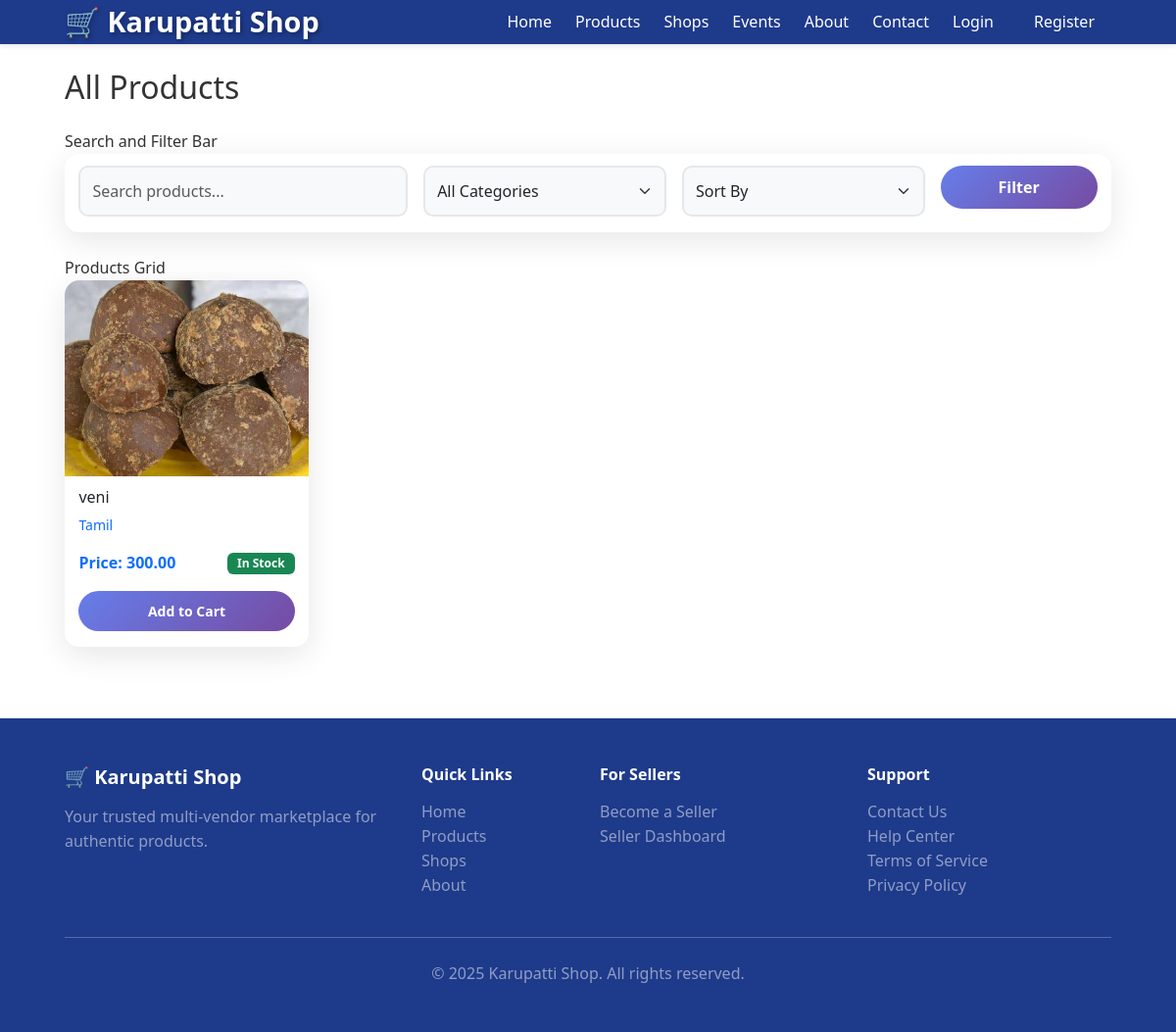
Screenshot of /products/ with the database file from the repository.
### store/models.py (models this page shows, shortened)
class Product(models.Model):
    shop = models.ForeignKey(Shop, on_delete=models.CASCADE, related_name='products')
    category = models.ForeignKey(Category, on_delete=models.SET_NULL, null=True, blank=True, related_name='products')
    name = models.CharField(max_length=200)
    slug = models.SlugField(max_length=200, unique=True)
    description = models.TextField(blank=True, null=True)
    price = models.DecimalField(max_digits=10, decimal_places=2)
    stock = models.PositiveIntegerField(default=0)
    image = models.ImageField(upload_to='products/', blank=True, null=True)
    is_active = models.BooleanField(default=True)
    is_featured = models.BooleanField(default=False)
    created_at = models.DateTimeField(auto_now_add=True)
    updated_at = models.DateTimeField(auto_now=True)
    class Meta:
        ordering = ['-created_at']
    @property
    def in_stock(self):
        return self.stock > 0

### shops/models.py (models this page shows, shortened)
class Shop(models.Model):
    owner = models.OneToOneField(CustomUser, on_delete=models.CASCADE, related_name='shop')
    name = models.CharField(max_length=200)
    slug = models.SlugField(max_length=200, unique=True)
    description = models.TextField(blank=True, null=True)
    logo = models.ImageField(upload_to='shops/logos/', blank=True, null=True)
    banner = models.ImageField(upload_to='shops/banners/', blank=True, null=True)
    email = models.EmailField()
    phone = models.CharField(max_length=20)
    address = models.TextField()
    is_active = models.BooleanField(default=True)
    is_verified = models.BooleanField(default=False)
    created_at = models.DateTimeField(auto_now_add=True)
    updated_at = models.DateTimeField(auto_now=True)
    class Meta:
        ordering = ['-created_at']

### store/views.py (the view)
# urls.py: path('products/', views.product_list, name='product_list'),
def product_list(request):
    products = Product.objects.filter(is_active=True)
    categories = Category.objects.filter(is_active=True)
    search_query = request.GET.get('search', '')
    if search_query:
        products = products.filter(
            Q(name__icontains=search_query) |
            Q(description__icontains=search_query)
        )
    category_slug = request.GET.get('category', '')
    if category_slug:
        category = get_object_or_404(Category, slug=category_slug)
        products = products.filter(category=category)
    sort_by = request.GET.get('sort', '')
    if sort_by == 'price_low':
        products = products.order_by('price')
    elif sort_by == 'price_high':
        products = products.order_by('-price')
    elif sort_by == 'newest':
        products = products.order_by('-created_at')
    context = {
        "products": products,
        "categories": categories,
        "search_query": search_query,
        "category_slug": category_slug,
        "sort_by": sort_by,
    }
    return render(request, "products/product_list.html", context)

### wishlist/context_processors.py (called while the page is built)
def wishlist_count(request):
    if request.user.is_authenticated:
        try:
            wishlist = Wishlist.objects.get(user=request.user)
            return {'wishlist_count': wishlist.item_count}
        except Wishlist.DoesNotExist:
            return {'wishlist_count': 0}
    return {'wishlist_count': 0}

### templates/products/product_list.html (shortened to what this page needs)
{% extends "base.html" %}
{% block content %}
<div class="container py-4">
  <h1 class="h2 mb-4">All Products</h1>
   Search and Filter Bar
  <div class="card mb-4">
    <div class="card-body">
      <form method="get" class="row g-3">
        <div class="col-md-4">
          <input type="text" name="search" class="form-control" placeholder="Search products..." value="{{ search_query }}">
        </div>
        <div class="col-md-3">
          <select name="category" class="form-select">
            <option value="">All Categories</option>
          </select>
        </div>
        <div class="col-md-3">
          <select name="sort" class="form-select">
            <option value="">Sort By</option>
          </select>
        </div>
        <div class="col-md-2">
          <button type="submit" class="btn btn-primary w-100">Filter</button>
        </div>
      </form>
    </div>
  </div>
   Products Grid
  {% if products %}
  <div class="row g-4">
    {% for product in products %}
    <div class="col-6 col-md-4 col-lg-3">
      <div class="card h-100">
        <a href="{% url 'store:product_detail' product.slug %}">
          {% if product.image %}
          <img src="{{ product.image.url }}" class="card-img-top" alt="{{ product.name }}" style="height: 200px; object-fit: cover;">
          {% else %}
          <div class="card-img-top bg-light d-flex align-items-center justify-content-center" style="height: 200px;">
            <span class="fs-1">📦</span>
          </div>
          {% endif %}
        </a>
        <div class="card-body">
          <h5 class="card-title h6">
            <a href="{% url 'store:product_detail' product.slug %}" class="text-decoration-none text-dark">
              {{ product.name|truncatewords:5 }}
            </a>
          </h5>
          <p class="text-muted small mb-2">
            <a href="{% url 'shops:shop_detail' product.shop.slug %}" class="text-decoration-none">
              {{ product.shop.name }}
            </a>
          </p>
          <div class="d-flex justify-content-between align-items-center mb-2">
            <span class="fw-bold text-primary">Price: {{ product.price }}</span>
            {% if product.in_stock %}
            <span class="badge bg-success">In Stock</span>
            {% else %}
            <span class="badge bg-danger">Out of Stock</span>
            {% endif %}
          </div>
          <form method="post" action="{% url 'store:cart_add' product.id %}">
            <button type="submit" class="btn btn-primary btn-sm w-100" {% if not product.in_stock %}disabled{% endif %}>
              Add to Cart
            </button>
          </form>
        </div>
      </div>
    </div>
    {% endfor %}
  </div>
  {% else %}
  <div class="alert alert-info">
    <h4 class="alert-heading">No products found</h4>
    <p class="mb-0">Try adjusting your search or filter criteria.</p>
  </div>
  {% endif %}
</div>
{% endblock %}

### static/css/styles.css (style rules this page uses)
:root { --color-primary: #6b4f2a; --color-bg: #f8f5f1; --color-text: #111111; --color-muted: #666666; --color-accent: #c68642; --radius: 0.5rem; }
* { box-sizing: border-box; }
html, body { padding: 0; margin: 0; background: var(--color-bg); color: var(--color-text); font-family: ui-sans-serif, system-ui, -apple-system, Segoe UI, Roboto, Arial, "Apple Color Emoji", "Segoe UI Emoji"; line-height: 1.55; }
.container { max-width: 1100px; margin: 0 auto; padding: 0 1rem; }
.card { background: #fff; border: 1px solid #eaeaea; border-radius: var(--radius); overflow: hidden; display: flex; flex-direction: column; }
.card img { display: block; width: 100%; height: auto; background: #fafafa; }
.card-body { padding: .75rem .9rem 1rem; display: flex; flex-direction: column; gap: .5rem; }
.card-title { margin: 0; font-size: 1rem; }
.btn { display: inline-flex; align-items: center; justify-content: center; padding: .55rem .9rem; border-radius: var(--radius); border: 1px solid transparent; cursor: pointer; text-decoration: none; font-weight: 600; }
.btn-primary { background: var(--color-primary); color: #fff; }

### templates/base.html (style rules this page uses)
:root { --primary-gradient: linear-gradient(135deg, #667eea 0%, #764ba2 100%); --secondary-gradient: linear-gradient(135deg, #f093fb 0%, #f5576c 100%); --dark-blue: #1e3a8a; --success-gradient: linear-gradient(135deg, #11998e 0%, #38ef7d 100%); }
* { transition: all 0.3s cubic-bezier(0.4, 0, 0.2, 1); }
body { background: white; min-height: 100vh; color: #333; animation: fadeIn 0.5s ease-in; }
.card { background: rgba(255, 255, 255, 0.95); border: none; border-radius: 15px; box-shadow: 0 8px 32px rgba(0,0,0,0.1); color: #333; animation: scaleIn 0.5s ease-out; overflow: hidden; }
.btn-primary { background: var(--primary-gradient); border: none; font-weight: 600; padding: 10px 30px; border-radius: 25px; position: relative; overflow: hidden; }
.btn-primary::before { content: ''; position: absolute; top: 50%; left: 50%; width: 0; height: 0; border-radius: 50%; background: rgba(255,255,255,0.3); transform: translate(-50%, -50%); transition: width 0.6s, height 0.6s; }
.badge { font-weight: 600; padding: 5px 10px; animation: scaleIn 0.3s ease-out; }
.form-control, .form-select { border-radius: 10px; border: 2px solid #e5e7eb; padding: 12px; }
img { transition: transform 0.5s ease, filter 0.3s ease; max-width: 100%; height: auto; }

### rows the page displays
Product: image (picture), name "veni", shop.name "Tamil", price "300.00", stock "In Stock"
